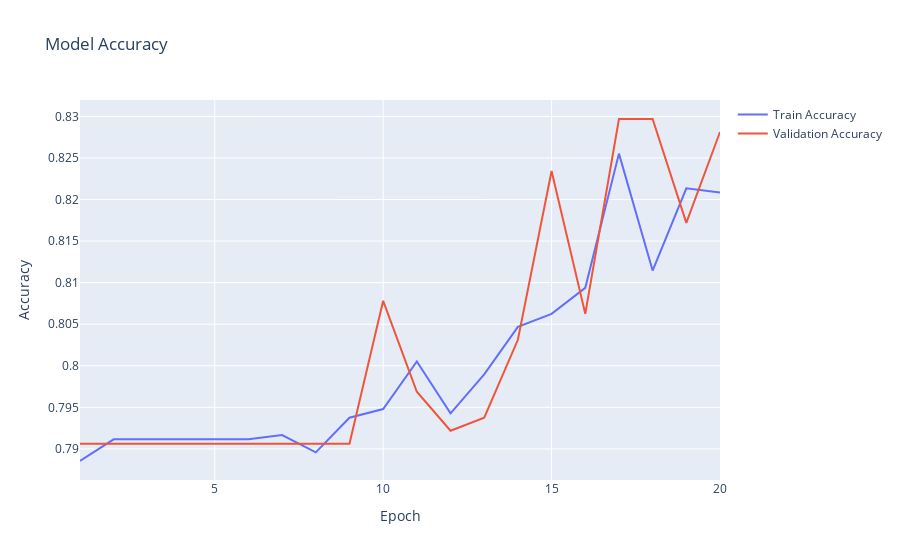
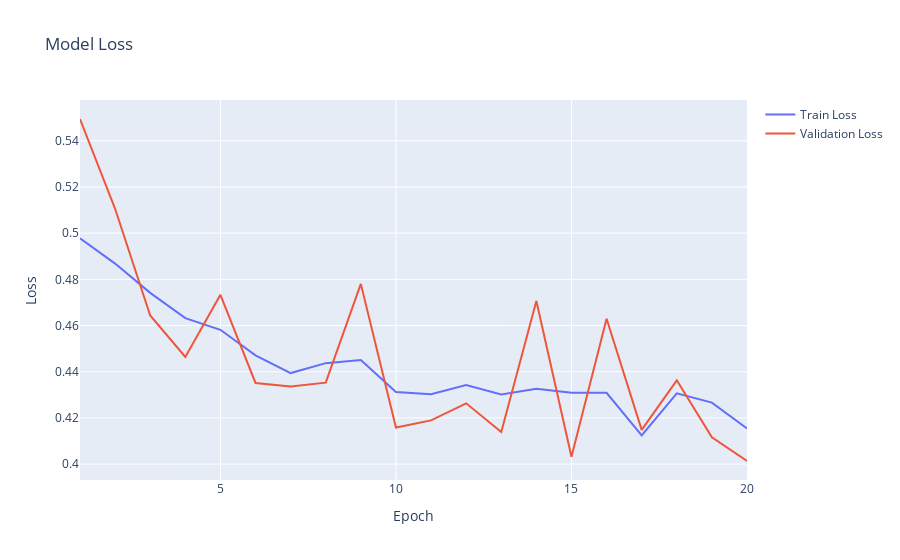

The notebook cell these images were saved under, in order:
### Code cell
# Plot training history
fig = go.Figure()
fig.add_trace(go.Scatter(x=list(range(1, 21)), y=history.history['accuracy'], mode='lines', name='Train Accuracy'))
fig.add_trace(go.Scatter(x=list(range(1, 21)), y=history.history['val_accuracy'], mode='lines', name='Validation Accuracy'))
fig.update_layout(title='Model Accuracy', xaxis_title='Epoch', yaxis_title='Accuracy')
fig.show()

fig = go.Figure()
fig.add_trace(go.Scatter(x=list(range(1, 21)), y=history.history['loss'], mode='lines', name='Train Loss'))
fig.add_trace(go.Scatter(x=list(range(1, 21)), y=history.history['val_loss'], mode='lines', name='Validation Loss'))
fig.update_layout(title='Model Loss', xaxis_title='Epoch', yaxis_title='Loss')
fig.show()

### Figure 1 — Plotly figure (JSON) as saved in the notebook; plotly's stock layout.template omitted (floating-point values rounded to 4 significant figures)
{"data": [{"mode": "lines", "name": "Train Accuracy", "type": "scatter", "x": [1, 2, 3, 4, 5, 6, 7, 8, 9, 10, 11, 12, 13, 14, 15, 16, 17, 18, 19, 20], "y": [0.7885, 0.7911, 0.7911, 0.7911, 0.7911, 0.7911, 0.7917, 0.7896, 0.7937, 0.7948, 0.8005, 0.7943, 0.799, 0.8047, 0.8062, 0.8094, 0.8255, 0.8115, 0.8214, 0.8208, 0.8281, 0.8224, 0.8255, 0.8214, 0.8219, 0.8313, 0.8208, 0.8292, 0.8318, 0.8286, 0.8286, 0.8307, 0.8266, 0.8339, 0.8349, 0.8344, 0.8365, 0.8307, 0.8302, 0.8286]}, {"mode": "lines", "name": "Validation Accuracy", "type": "scatter", "x": [1, 2, 3, 4, 5, 6, 7, 8, 9, 10, 11, 12, 13, 14, 15, 16, 17, 18, 19, 20], "y": [0.7906, 0.7906, 0.7906, 0.7906, 0.7906, 0.7906, 0.7906, 0.7906, 0.7906, 0.8078, 0.7969, 0.7922, 0.7937, 0.8031, 0.8234, 0.8062, 0.8297, 0.8297, 0.8172, 0.8281, 0.8141, 0.8266, 0.8141, 0.8172, 0.8281, 0.8156, 0.8281, 0.8188, 0.8219, 0.8266, 0.8313, 0.8313, 0.8234, 0.8172, 0.8266, 0.825, 0.8281, 0.825, 0.8203, 0.8172]}], "layout": {"title": {"text": "Model Accuracy"}, "xaxis": {"title": {"text": "Epoch"}}, "yaxis": {"title": {"text": "Accuracy"}}}}

### Figure 2 — Plotly figure (JSON) as saved in the notebook; plotly's stock layout.template omitted (floating-point values rounded to 4 significant figures)
{"data": [{"mode": "lines", "name": "Train Loss", "type": "scatter", "x": [1, 2, 3, 4, 5, 6, 7, 8, 9, 10, 11, 12, 13, 14, 15, 16, 17, 18, 19, 20], "y": [0.4978, 0.4868, 0.4741, 0.4632, 0.4582, 0.4471, 0.4394, 0.4437, 0.4451, 0.4313, 0.4303, 0.4342, 0.4302, 0.4326, 0.4309, 0.4308, 0.4124, 0.4306, 0.4266, 0.4154, 0.4233, 0.4111, 0.4062, 0.4083, 0.4246, 0.4112, 0.4099, 0.4198, 0.4052, 0.4121, 0.4103, 0.3958, 0.398, 0.3931, 0.3848, 0.389, 0.386, 0.3846, 0.4088, 0.3987]}, {"mode": "lines", "name": "Validation Loss", "type": "scatter", "x": [1, 2, 3, 4, 5, 6, 7, 8, 9, 10, 11, 12, 13, 14, 15, 16, 17, 18, 19, 20], "y": [0.5494, 0.5105, 0.4644, 0.4464, 0.4733, 0.4351, 0.4336, 0.4353, 0.478, 0.4158, 0.4189, 0.4263, 0.4139, 0.4707, 0.4032, 0.4629, 0.4148, 0.4363, 0.4116, 0.4013, 0.4147, 0.4096, 0.3903, 0.4092, 0.415, 0.4283, 0.4151, 0.421, 0.3836, 0.3987, 0.3973, 0.3873, 0.4062, 0.4067, 0.3945, 0.3856, 0.3827, 0.4033, 0.391, 0.384]}], "layout": {"title": {"text": "Model Loss"}, "xaxis": {"title": {"text": "Epoch"}}, "yaxis": {"title": {"text": "Loss"}}}}
